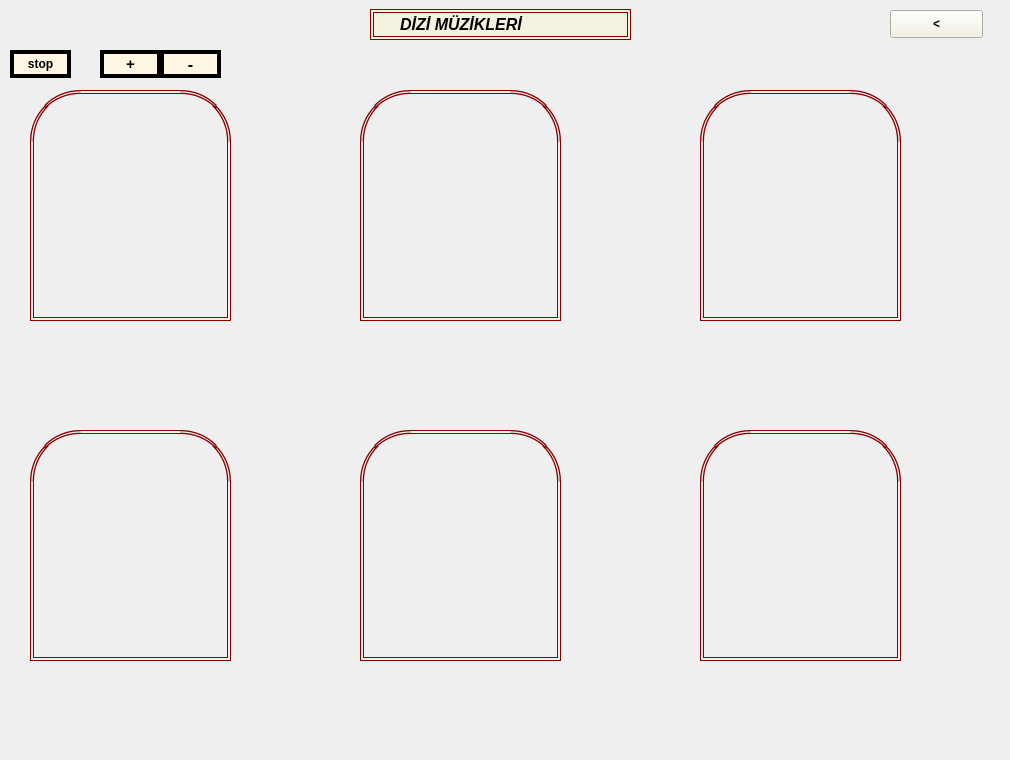
   <widget class="QWidget" name="tab_4">
    <attribute name="title">
     <string>DİZİ MÜZİK</string>
    </attribute>
    <widget class="QLabel" name="label_55">
     <property name="geometry">
      <rect>
       <x>0</x>
       <y>0</y>
       <width>1001</width>
       <height>751</height>
      </rect>
     </property>
     <property name="styleSheet">
      <string notr="true">border-image: url(:/imgdizi/img34.jpeg);</string>
     </property>
     <property name="text">
      <string/>
     </property>
    </widget>
    <widget class="QPushButton" name="pushButton_25">
     <property name="geometry">
      <rect>
       <x>890</x>
       <y>10</y>
       <width>93</width>
       <height>28</height>
      </rect>
     </property>
     <property name="font">
      <font>
       <weight>75</weight>
       <bold>true</bold>
      </font>
     </property>
     <property name="styleSheet">
      <string notr="true">background-color: rgb(244, 241, 223);</string>
     </property>
     <property name="text">
      <string>&lt;</string>
     </property>
    </widget>
    <widget class="QLabel" name="label_78">
     <property name="geometry">
      <rect>
       <x>370</x>
       <y>9</y>
       <width>261</width>
       <height>31</height>
      </rect>
     </property>
     <property name="font">
      <font>
       <pointsize>12</pointsize>
       <weight>75</weight>
       <italic>true</italic>
       <bold>true</bold>
      </font>
     </property>
     <property name="styleSheet">
      <string notr="true">background-color: rgb(244, 241, 223);
border:4px double #000;
border-color: rgb(135, 0, 0);</string>
     </property>
     <property name="text">
      <string>     DİZİ MÜZİKLERİ </string>
     </property>
    </widget>
    <widget class="QLabel" name="label_83">
     <property name="geometry">
      <rect>
       <x>30</x>
       <y>90</y>
       <width>201</width>
       <height>231</height>
      </rect>
     </property>
     <property name="styleSheet">
      <string notr="true">border-top-left-radius:50px;
border-top-right-radius:50px;
background-color: rgb(171, 171, 171,0);
border:4px double #000;
border-color: rgb(135, 0, 0);</string>
     </property>
     <property name="text">
      <string/>
     </property>
    </widget>
    <widget class="QLabel" name="label_84">
     <property name="geometry">
      <rect>
       <x>360</x>
       <y>90</y>
       <width>201</width>
       <height>231</height>
      </rect>
     </property>
     <property name="styleSheet">
      <string notr="true">border-top-left-radius:50px;
border-top-right-radius:50px;
background-color: rgb(171, 171, 171,0);
border:4px double #000;
border-color: rgb(135, 0, 0);</string>
     </property>
     <property name="text">
      <string/>
     </property>
    </widget>
    <widget class="QLabel" name="label_85">
     <property name="geometry">
      <rect>
       <x>700</x>
       <y>90</y>
       <width>201</width>
       <height>231</height>
      </rect>
     </property>
     <property name="styleSheet">
      <string notr="true">border-top-left-radius:50px;
border-top-right-radius:50px;
background-color: rgb(171, 171, 171,0);
border:4px double #000;
border-color: rgb(135, 0, 0);</string>
     </property>
     <property name="text">
      <string/>
     </property>
    </widget>
    <widget class="QLabel" name="label_86">
     <property name="geometry">
      <rect>
       <x>30</x>
       <y>430</y>
       <width>201</width>
       <height>231</height>
      </rect>
     </property>
     <property name="styleSheet">
      <string notr="true">border-top-left-radius:50px;
border-top-right-radius:50px;
background-color: rgb(171, 171, 171,0);
border:4px double #000;
border-color: rgb(135, 0, 0);</string>
     </property>
     <property name="text">
      <string/>
     </property>
    </widget>
    <widget class="QLabel" name="label_87">
     <property name="geometry">
      <rect>
       <x>360</x>
       <y>430</y>
       <width>201</width>
       <height>231</height>
      </rect>
     </property>
     <property name="styleSheet">
      <string notr="true">border-top-left-radius:50px;
border-top-right-radius:50px;
background-color: rgb(171, 171, 171,0);
border:4px double #000;
border-color: rgb(135, 0, 0);</string>
     </property>
     <property name="text">
      <string/>
     </property>
    </widget>
    <widget class="QLabel" name="label_88">
     <property name="geometry">
      <rect>
       <x>700</x>
       <y>430</y>
       <width>201</width>
       <height>231</height>
      </rect>
     </property>
     <property name="styleSheet">
      <string notr="true">border-top-left-radius:50px;
border-top-right-radius:50px;
background-color: rgb(171, 171, 171,0);
border:4px double #000;
border-color: rgb(135, 0, 0);</string>
     </property>
     <property name="text">
      <string/>
     </property>
    </widget>
    <widget class="QPushButton" name="pushButton_48">
     <property name="geometry">
      <rect>
       <x>50</x>
       <y>100</y>
       <width>161</width>
       <height>201</height>
      </rect>
     </property>
     <property name="styleSheet">
      <string notr="true">border-top-left-radius:50px;
border-image: url(:/imgdizi/img30.jpg);
border-top-right-radius:50px;</string>
     </property>
     <property name="text">
      <string/>
     </property>
    </widget>
    <widget class="QPushButton" name="pushButton_51">
     <property name="geometry">
      <rect>
       <x>380</x>
       <y>440</y>
       <width>161</width>
       <height>201</height>
      </rect>
     </property>
     <property name="styleSheet">
      <string notr="true">border-image: url(:/imgdizi/img29.jpg);
border-top-left-radius:50px;
border-top-right-radius:50px;</string>
     </property>
     <property name="text">
      <string/>
     </property>
    </widget>
    <widget class="QPushButton" name="pushButton_52">
     <property name="geometry">
      <rect>
       <x>50</x>
       <y>440</y>
       <width>161</width>
       <height>201</height>
      </rect>
     </property>
     <property name="styleSheet">
      <string notr="true">border-image: url(:/imgdizi/img32.jpg);
border-top-left-radius:50px;
border-top-right-radius:50px;</string>
     </property>
     <property name="text">
      <string/>
     </property>
    </widget>
    <widget class="QPushButton" name="pushButton_53">
     <property name="geometry">
      <rect>
       <x>720</x>
       <y>100</y>
       <width>161</width>
       <height>201</height>
      </rect>
     </property>
     <property name="styleSheet">
      <string notr="true">border-image: url(:/imgdizi/img27.jpg);
border-top-left-radius:50px;
border-top-right-radius:50px;</string>
     </property>
     <property name="text">
      <string/>
     </property>
    </widget>
    <widget class="QPushButton" name="pushButton_54">
     <property name="geometry">
      <rect>
       <x>380</x>
       <y>100</y>
       <width>161</width>
       <height>201</height>
      </rect>
     </property>
     <property name="styleSheet">
      <string notr="true">border-image: url(:/imgdizi/img31.jpg);
border-top-left-radius:50px;
border-top-right-radius:50px;</string>
     </property>
     <property name="text">
      <string/>
     </property>
    </widget>
    <widget class="QPushButton" name="pushButton_55">
     <property name="geometry">
      <rect>
       <x>720</x>
       <y>450</y>
       <width>161</width>
       <height>201</height>
      </rect>
     </property>
     <property name="styleSheet">
      <string notr="true">border-image: url(:/imgdizi/img28.jpg);
border-top-left-radius:50px;
border-top-right-radius:50px;</string>
     </property>
     <property name="text">
      <string/>
     </property>
    </widget>
    <widget class="QPushButton" name="pushButton_59">
     <property name="geometry">
      <rect>
       <x>160</x>
       <y>50</y>
       <width>61</width>
       <height>28</height>
      </rect>
     </property>
     <property name="font">
      <font>
       <pointsize>12</pointsize>
       <weight>75</weight>
       <bold>true</bold>
      </font>
     </property>
     <property name="styleSheet">
      <string notr="true">background-color: rgb(255, 246, 228);
border:4px solid  #000;</string>
     </property>
     <property name="text">
      <string>-</string>
     </property>
    </widget>
    <widget class="QPushButton" name="pushButton_60">
     <property name="geometry">
      <rect>
       <x>100</x>
       <y>50</y>
       <width>61</width>
       <height>28</height>
      </rect>
     </property>
     <property name="font">
      <font>
       <pointsize>11</pointsize>
       <weight>75</weight>
       <bold>true</bold>
      </font>
     </property>
     <property name="styleSheet">
      <string notr="true">background-color: rgb(255, 246, 228);
border:4px solid  #000;</string>
     </property>
     <property name="text">
      <string>+</string>
     </property>
    </widget>
    <widget class="QPushButton" name="pushButton_61">
     <property name="geometry">
      <rect>
       <x>10</x>
       <y>50</y>
       <width>61</width>
       <height>28</height>
      </rect>
     </property>
     <property name="font">
      <font>
       <pointsize>9</pointsize>
       <weight>75</weight>
       <bold>true</bold>
      </font>
     </property>
     <property name="styleSheet">
      <string notr="true">background-color: rgb(255, 246, 228);
border:4px solid  #000;</string>
     </property>
     <property name="text">
      <string>stop</string>
     </property>
    </widget>
    <zorder>label_55</zorder>
    <zorder>label_88</zorder>
    <zorder>label_87</zorder>
    <zorder>label_86</zorder>
    <zorder>label_83</zorder>
    <zorder>label_84</zorder>
    <zorder>label_85</zorder>
    <zorder>pushButton_25</zorder>
    <zorder>label_78</zorder>
    <zorder>pushButton_48</zorder>
    <zorder>pushButton_51</zorder>
    <zorder>pushButton_52</zorder>
    <zorder>pushButton_53</zorder>
    <zorder>pushButton_54</zorder>
    <zorder>pushButton_55</zorder>
    <zorder>pushButton_59</zorder>
    <zorder>pushButton_60</zorder>
    <zorder>pushButton_61</zorder>
   </widget>
